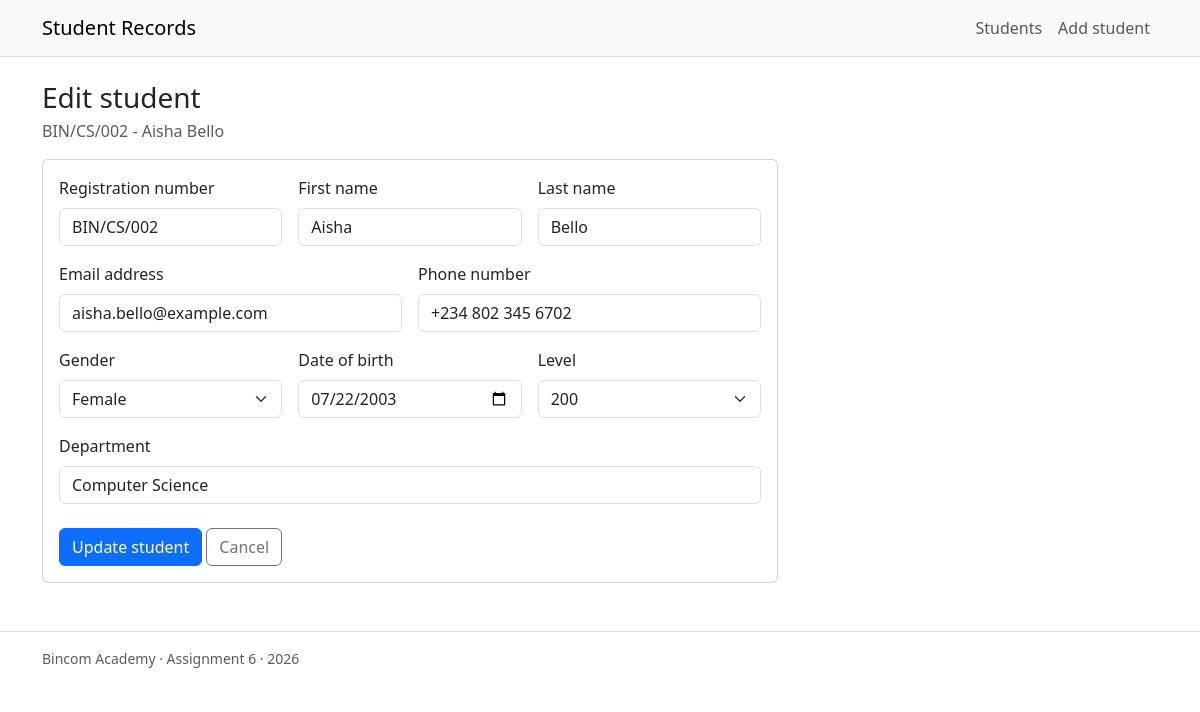
Page /edit.php?id=2 on the committed database.
### tables this page shows
CREATE TABLE students (
    id            INT UNSIGNED NOT NULL AUTO_INCREMENT,
    reg_no        VARCHAR(20)  NOT NULL,
    first_name    VARCHAR(50)  NOT NULL,
    last_name     VARCHAR(50)  NOT NULL,
    email         VARCHAR(100) NOT NULL,
    phone         VARCHAR(20)  NOT NULL,
    gender        ENUM('Male', 'Female', 'Other') NOT NULL,
    date_of_birth DATE         NOT NULL,
    department    VARCHAR(100) NOT NULL,
    level         VARCHAR(20)  NOT NULL,
    created_at    TIMESTAMP    NOT NULL DEFAULT CURRENT_TIMESTAMP,
    PRIMARY KEY (id),
    UNIQUE KEY uniq_reg_no (reg_no),
    UNIQUE KEY uniq_email (email)
);

### config.php (called while the page is built, shortened)
<?php
function e(?string $value): string
{
    return htmlspecialchars((string) $value, ENT_QUOTES, 'UTF-8');
}
function old(array $data, string $key): string
{
    return e((string) ($data[$key] ?? ''));
}
function student_input(array $source): array
{
    $keys = [
        'reg_no', 'first_name', 'last_name', 'email', 'phone',
        'gender', 'date_of_birth', 'department', 'level',
    ];
    $data = [];
    foreach ($keys as $key) {
        $data[$key] = trim((string) ($source[$key] ?? ''));
    }
    return $data;
}

### student_form.php (the view, shortened to what this page needs)
<form method="post" action="<?php echo e($formAction); ?>" novalidate>
  <div class="row g-3">
    <div class="col-md-4">
      <label for="reg_no" class="form-label">Registration number</label>
      <input type="text" class="form-control<?php echo isset($errors['reg_no']) ? ' is-invalid' : ''; ?>"
             id="reg_no" name="reg_no" maxlength="20" placeholder="BIN/CS/011"
             value="<?php echo old($data, 'reg_no'); ?>" required>
    </div>
    <div class="col-md-4">
      <label for="first_name" class="form-label">First name</label>
      <input type="text" class="form-control<?php echo isset($errors['first_name']) ? ' is-invalid' : ''; ?>"
             id="first_name" name="first_name" maxlength="50"
             value="<?php echo old($data, 'first_name'); ?>" required>
    </div>
    <div class="col-md-4">
      <label for="last_name" class="form-label">Last name</label>
      <input type="text" class="form-control<?php echo isset($errors['last_name']) ? ' is-invalid' : ''; ?>"
             id="last_name" name="last_name" maxlength="50"
             value="<?php echo old($data, 'last_name'); ?>" required>
    </div>
    <div class="col-md-6">
      <label for="email" class="form-label">Email address</label>
      <input type="email" class="form-control<?php echo isset($errors['email']) ? ' is-invalid' : ''; ?>"
             id="email" name="email" maxlength="100"
             value="<?php echo old($data, 'email'); ?>" required>
    </div>
    <div class="col-md-6">
      <label for="phone" class="form-label">Phone number</label>
      <input type="tel" class="form-control<?php echo isset($errors['phone']) ? ' is-invalid' : ''; ?>"
             id="phone" name="phone" maxlength="20" placeholder="+234 801 234 5678"
             value="<?php echo old($data, 'phone'); ?>" required>
    </div>
    <div class="col-md-4">
      <label for="gender" class="form-label">Gender</label>
      <select class="form-select<?php echo isset($errors['gender']) ? ' is-invalid' : ''; ?>"
              id="gender" name="gender" required>
        <?php foreach (GENDERS as $gender): ?>
          <option value="<?php echo e($gender); ?>"<?php echo $data['gender'] === $gender ? ' selected' : ''; ?>>
            <?php echo e($gender); ?>
          </option>
        <?php endforeach; ?>
      </select>
    </div>
    <div class="col-md-4">
      <label for="date_of_birth" class="form-label">Date of birth</label>
      <input type="date" class="form-control<?php echo isset($errors['date_of_birth']) ? ' is-invalid' : ''; ?>"
             id="date_of_birth" name="date_of_birth"
             value="<?php echo old($data, 'date_of_birth'); ?>" required>
    </div>
    <div class="col-md-4">
      <label for="level" class="form-label">Level</label>
      <select class="form-select<?php echo isset($errors['level']) ? ' is-invalid' : ''; ?>"
              id="level" name="level" required>
        <?php foreach (LEVELS as $level): ?>
          <option value="<?php echo e($level); ?>"<?php echo $data['level'] === $level ? ' selected' : ''; ?>>
            <?php echo e($level); ?>
          </option>
        <?php endforeach; ?>
      </select>
    </div>
    <div class="col-12">
      <label for="department" class="form-label">Department</label>
      <input type="text" class="form-control<?php echo isset($errors['department']) ? ' is-invalid' : ''; ?>"
             id="department" name="department" maxlength="100" placeholder="Computer Science"
             value="<?php echo old($data, 'department'); ?>" required>
    </div>
  </div>
  <div class="mt-4">
    <button type="submit" class="btn btn-primary"><?php echo e($submitLabel); ?></button>
    <a class="btn btn-outline-secondary" href="index.php">Cancel</a>
  </div>
</form>

### edit.php (shortened to what this page needs)
<?php
require_once __DIR__ . '/config.php';
$id = (int) ($_GET['id'] ?? $_POST['id'] ?? 0);
$stmt = $conn->prepare(
    'SELECT id, reg_no, first_name, last_name, email, phone, gender, date_of_birth, department, level
     FROM students WHERE id = ? LIMIT 1'
);
$stmt->bind_param('i', $id);
$stmt->execute();
$student = $stmt->get_result()->fetch_assoc();
$data = student_input($student);
$errors = [];
require __DIR__ . '/header.php';
?>
<h1 class="h3 mb-1">Edit student</h1>
<p class="text-muted mb-3">
  <?php echo e($student['reg_no'] . ' - ' . $student['first_name'] . ' ' . $student['last_name']); ?>
</p>
<div class="row">
  <div class="col-lg-9 col-xl-8">
    <div class="card">
      <div class="card-body">
        <?php
        $formAction = 'edit.php?id=' . $id;
        $submitLabel = 'Update student';
        require __DIR__ . '/student_form.php';
        ?>
      </div>
    </div>
  </div>
</div>
<?php require __DIR__ . '/footer.php'; ?>

### rows in the picture
students: reg_no+first_name+last_name "BIN/CS/002 - Aisha Bello", reg_no "BIN/CS/002", first_name "Aisha", last_name "Bello", email "aisha.bello@example.com", phone "+234 802 345 6702", date_of_birth "07/22/2003", department "Computer Science"

### other values in the picture
APP_NAME "Student Records"
$submitLabel "Update student"
form field gender "Female"
form field level "200"
